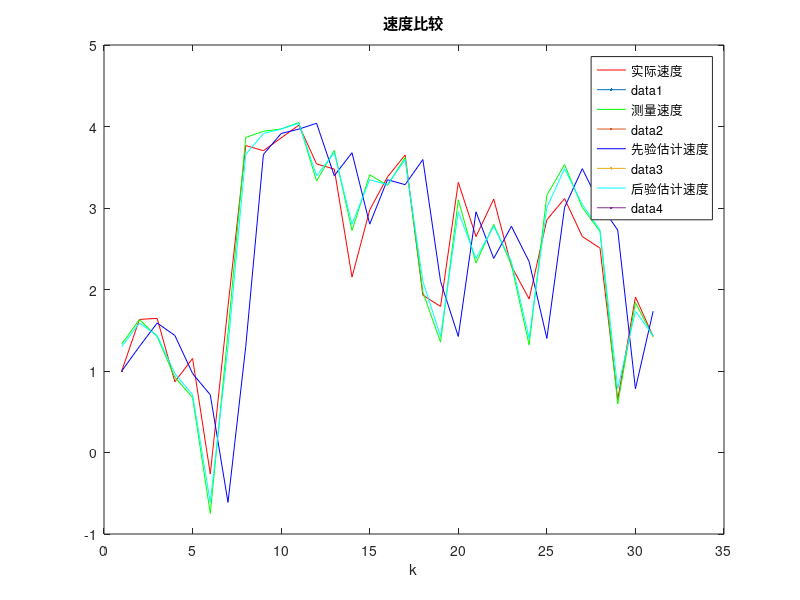
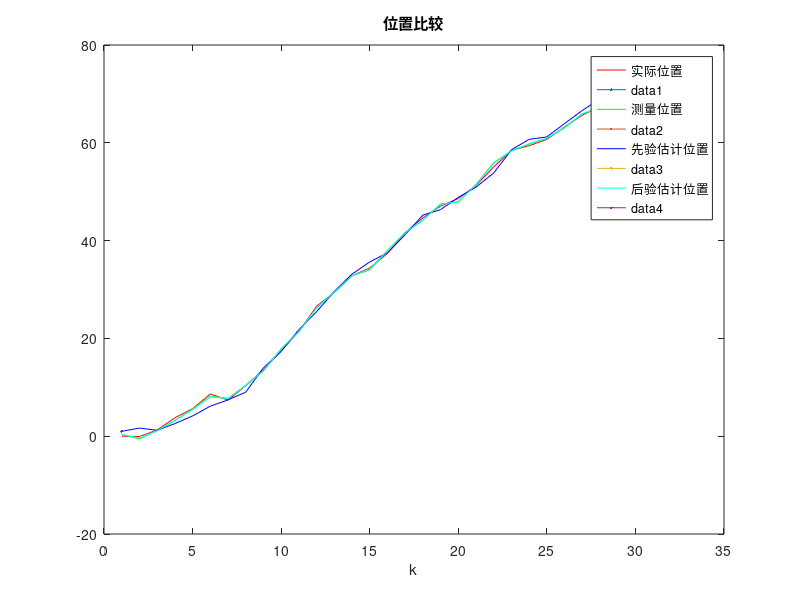

The MATLAB script that drew these images, in order:
% 2维线性卡尔曼滤波(Dr.CAN示例)
clc
clear

% 采样点数
N = 30;

% 状态转移矩阵,取dt为1
A = [1 1; 0 1]; % x_{k} = x_{k-1} + v_{k-1} * dt

% 状态观测矩阵
H = [1 0; 0 1]; % v_{k} = v_{k-1}

% 过程噪声协方差矩阵
q = 1;
Q = [q 0; 0 q];

% 观测噪声协方差矩阵
r = 0.1;
R = [r 0; 0 r];

% 单位矩阵
I = eye(2);

% 实际状态矩阵
X_true = zeros(2, N+1);
X_true(:, 1) = [0; 1]; % 初始位置和速度

% 初始化状态估计协方差矩阵
P = [1 0; 0 1];

X_posterior = [0; 1];
P_posterior = P;

speed_true = zeros(1, N+1);
position_true = zeros(1, N+1);

speed_measure = zeros(1, N+1);
position_measure = zeros(1, N+1);

speed_prior_est = zeros(1, N+1);
position_prior_est = zeros(1, N+1);

speed_posterior_est = zeros(1, N+1);
position_posterior_est = zeros(1, N+1);

% 卡尔曼滤波算法
for k = 1:N+1

    % 生成真实值
    w = [normrnd(0,sqrt(q)); normrnd(0,sqrt(q))]; % 生成过程噪声
    X_true(:,k+1) = A * X_true(:,k) + w; % 当前时刻状态
    position_true(k) = X_true(1,k);
    speed_true(k) = X_true(2,k);

    % 生成观测值
    v = [normrnd(0,sqrt(r)); normrnd(0,sqrt(r))]; % 生成观测噪声
    Z_measure = H * X_true(:,k) + v; % 观测值
    position_measure(k+1) = Z_measure(1,1);
    speed_measure(k+1) = Z_measure(2,1);

    % 先验估计
    X_prior = A * X_posterior;
    position_prior_est(k+1) = X_prior(1,1);
    speed_prior_est(k+1) = X_prior(2,1);

    % 计算状态估计协方差矩阵P
    P_prior = A * P_posterior * A' + Q;

    % 计算卡尔曼增益
    K = P_prior * H' / (H * P_prior * H' + R);

    % 后验估计
    X_posterior = X_prior + K * (Z_measure - H * X_prior);
    position_posterior_est(k+1) = X_posterior(1,1);
    speed_posterior_est(k+1) = X_posterior(2,1);

    % 更新状态估计协方差矩阵P
    P_posterior = (I - K * H) * P_prior;

end

% 画图
figure(1);
plot(speed_true, 'r', 'DisplayName', '实际速度', linewidth=1);
hold on
plot(speed_measure(2:32), 'g', 'DisplayName', '测量速度', linewidth=1);
hold on
plot(speed_prior_est(2:32), 'b', 'DisplayName', '先验估计速度', linewidth=1);
hold on
plot(speed_posterior_est(2:32), 'c', 'DisplayName', '后验估计速度', linewidth=1);
hold on
title("速度比较")
xlabel('k');
legend;

figure(2);
plot(position_true, 'r', 'DisplayName', '实际位置', linewidth=1);
hold on
plot(position_measure(2:32), 'g', 'DisplayName', '测量位置', linewidth=1);
hold on
plot(position_prior_est(2:32), 'b', 'DisplayName', '先验估计位置', linewidth=1);
hold on
plot(position_posterior_est(2:32), 'c', 'DisplayName', '后验估计位置', linewidth=1);
hold on
title("位置比较")
xlabel('k')
legend;

